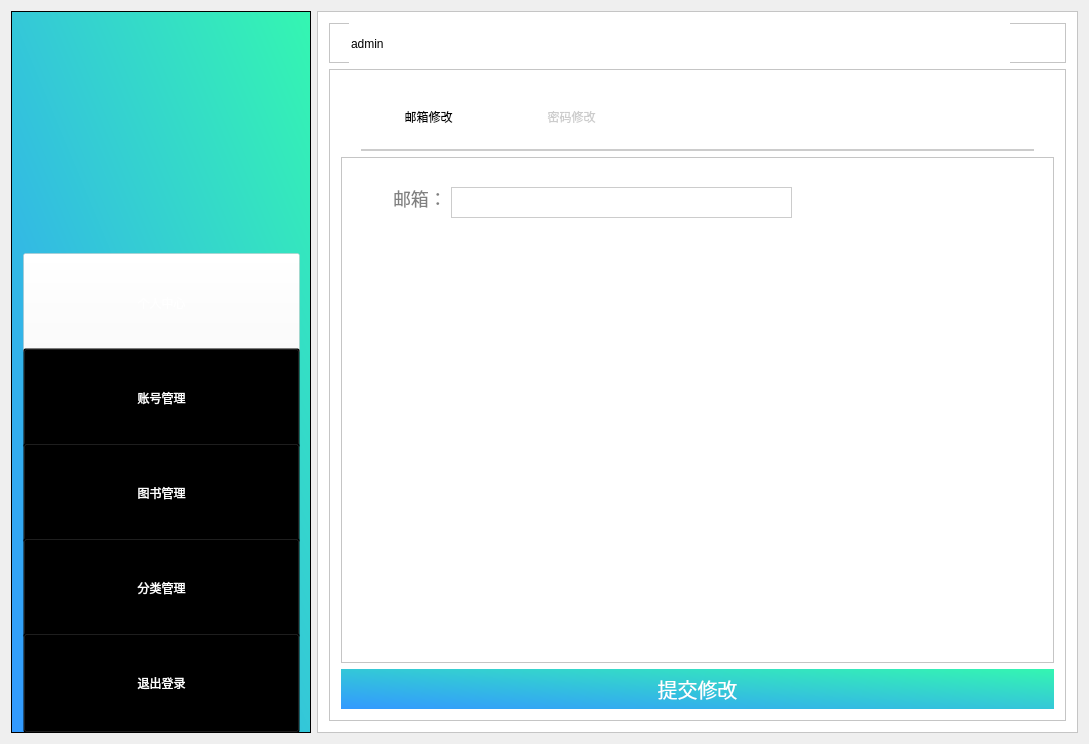
<?xml version="1.0" encoding="UTF-8"?>
<ui version="4.0">
 <class>admin_index</class>
 <widget class="QWidget" name="admin_index">
  <property name="geometry">
   <rect>
    <x>0</x>
    <y>0</y>
    <width>1089</width>
    <height>744</height>
   </rect>
  </property>
  <property name="windowTitle">
   <string>admin_index</string>
  </property>
  <layout class="QHBoxLayout" name="horizontalLayout">
   <item>
    <widget class="QFrame" name="frame">
     <property name="sizePolicy">
      <sizepolicy hsizetype="Fixed" vsizetype="Expanding">
       <horstretch>0</horstretch>
       <verstretch>0</verstretch>
      </sizepolicy>
     </property>
     <property name="minimumSize">
      <size>
       <width>300</width>
       <height>700</height>
      </size>
     </property>
     <property name="styleSheet">
      <string notr="true">
background-color: qlineargradient(spread:pad, x1:0, y1:1, x2:1, y2:0, stop:0 rgba(51, 153, 255,1), stop:1 rgba(52, 246, 177,1));</string>
     </property>
     <property name="frameShape">
      <enum>QFrame::StyledPanel</enum>
     </property>
     <property name="frameShadow">
      <enum>QFrame::Raised</enum>
     </property>
     <widget class="QFrame" name="frame_2">
      <property name="geometry">
       <rect>
        <x>70</x>
        <y>30</y>
        <width>171</width>
        <height>176</height>
       </rect>
      </property>
      <property name="minimumSize">
       <size>
        <width>0</width>
        <height>0</height>
       </size>
      </property>
      <property name="baseSize">
       <size>
        <width>0</width>
        <height>100</height>
       </size>
      </property>
      <property name="styleSheet">
       <string notr="true">image: url(:/Library/images/logo2.png);
background:transparent;</string>
      </property>
      <property name="frameShape">
       <enum>QFrame::StyledPanel</enum>
      </property>
      <property name="frameShadow">
       <enum>QFrame::Raised</enum>
      </property>
     </widget>
     <widget class="QFrame" name="frame_8">
      <property name="geometry">
       <rect>
        <x>0</x>
        <y>230</y>
        <width>301</width>
        <height>491</height>
       </rect>
      </property>
      <property name="styleSheet">
       <string notr="true">background:transparent;</string>
      </property>
      <property name="frameShape">
       <enum>QFrame::StyledPanel</enum>
      </property>
      <property name="frameShadow">
       <enum>QFrame::Raised</enum>
      </property>
      <layout class="QVBoxLayout" name="verticalLayout_6">
       <item>
        <layout class="QVBoxLayout" name="verticalLayout">
         <property name="spacing">
          <number>7</number>
         </property>
         <property name="sizeConstraint">
          <enum>QLayout::SetDefaultConstraint</enum>
         </property>
         <item>
          <widget class="QPushButton" name="btnPersonal">
           <property name="minimumSize">
            <size>
             <width>0</width>
             <height>100</height>
            </size>
           </property>
           <property name="styleSheet">
            <string notr="true">font: 12pt &quot;微软雅黑&quot;;
color:white;
background:transparent;
background-color:rgba(255,255,255,0.4);
cursor:pointer;</string>
           </property>
           <property name="text">
            <string>个人中心</string>
           </property>
          </widget>
         </item>
         <item>
          <widget class="QPushButton" name="btnSearchuser">
           <property name="minimumSize">
            <size>
             <width>0</width>
             <height>100</height>
            </size>
           </property>
           <property name="styleSheet">
            <string notr="true">font: 12pt &quot;微软雅黑&quot;;
color:white;
background:transparent;
cursor:pointer;</string>
           </property>
           <property name="text">
            <string>账号管理</string>
           </property>
          </widget>
         </item>
         <item>
          <widget class="QPushButton" name="btnSearchbook">
           <property name="minimumSize">
            <size>
             <width>0</width>
             <height>100</height>
            </size>
           </property>
           <property name="styleSheet">
            <string notr="true">font: 12pt &quot;微软雅黑&quot;;
color:white;
background:transparent;
cursor:pointer;</string>
           </property>
           <property name="text">
            <string>图书管理</string>
           </property>
          </widget>
         </item>
         <item>
          <widget class="QPushButton" name="btnClassify">
           <property name="minimumSize">
            <size>
             <width>0</width>
             <height>100</height>
            </size>
           </property>
           <property name="styleSheet">
            <string notr="true">font: 12pt &quot;微软雅黑&quot;;
color:white;
background:transparent;
cursor:pointer;</string>
           </property>
           <property name="text">
            <string>分类管理</string>
           </property>
          </widget>
         </item>
         <item>
          <widget class="QPushButton" name="btnLogout">
           <property name="minimumSize">
            <size>
             <width>0</width>
             <height>100</height>
            </size>
           </property>
           <property name="styleSheet">
            <string notr="true">font: 12pt &quot;微软雅黑&quot;;
color:white;
background:transparent;
cursor:pointer;
</string>
           </property>
           <property name="text">
            <string>退出登录</string>
           </property>
          </widget>
         </item>
        </layout>
       </item>
      </layout>
     </widget>
    </widget>
   </item>
   <item>
    <widget class="QFrame" name="frame_3">
     <property name="sizePolicy">
      <sizepolicy hsizetype="Expanding" vsizetype="Expanding">
       <horstretch>0</horstretch>
       <verstretch>0</verstretch>
      </sizepolicy>
     </property>
     <property name="styleSheet">
      <string notr="true">background:white;</string>
     </property>
     <property name="frameShape">
      <enum>QFrame::StyledPanel</enum>
     </property>
     <property name="frameShadow">
      <enum>QFrame::Raised</enum>
     </property>
     <layout class="QVBoxLayout" name="verticalLayout_3">
      <item>
       <widget class="QFrame" name="frame_4">
        <property name="sizePolicy">
         <sizepolicy hsizetype="Expanding" vsizetype="Fixed">
          <horstretch>0</horstretch>
          <verstretch>80</verstretch>
         </sizepolicy>
        </property>
        <property name="minimumSize">
         <size>
          <width>0</width>
          <height>30</height>
         </size>
        </property>
        <property name="maximumSize">
         <size>
          <width>16777215</width>
          <height>40</height>
         </size>
        </property>
        <property name="frameShape">
         <enum>QFrame::StyledPanel</enum>
        </property>
        <property name="frameShadow">
         <enum>QFrame::Raised</enum>
        </property>
        <widget class="QLineEdit" name="etSname">
         <property name="geometry">
          <rect>
           <x>20</x>
           <y>0</y>
           <width>661</width>
           <height>41</height>
          </rect>
         </property>
         <property name="sizePolicy">
          <sizepolicy hsizetype="Fixed" vsizetype="Fixed">
           <horstretch>0</horstretch>
           <verstretch>0</verstretch>
          </sizepolicy>
         </property>
         <property name="styleSheet">
          <string notr="true">font: 14pt &quot;微软雅黑&quot;;
border-width:0;
border-style:outset;</string>
         </property>
         <property name="text">
          <string>admin</string>
         </property>
        </widget>
       </widget>
      </item>
      <item>
       <widget class="QFrame" name="frame_5">
        <property name="styleSheet">
         <string notr="true">background:white;</string>
        </property>
        <property name="frameShape">
         <enum>QFrame::StyledPanel</enum>
        </property>
        <property name="frameShadow">
         <enum>QFrame::Raised</enum>
        </property>
        <layout class="QVBoxLayout" name="verticalLayout_4">
         <item>
          <widget class="QFrame" name="frame_6">
           <property name="sizePolicy">
            <sizepolicy hsizetype="Preferred" vsizetype="Maximum">
             <horstretch>0</horstretch>
             <verstretch>0</verstretch>
            </sizepolicy>
           </property>
           <property name="maximumSize">
            <size>
             <width>16777215</width>
             <height>70</height>
            </size>
           </property>
           <property name="styleSheet">
            <string notr="true">border:2px solid #cccccc;
font: 14pt &quot;微软雅黑&quot;;
border-top:0;
border-left:0;
border-right:0;
margin-left:20px;
margin-right:20px;</string>
           </property>
           <property name="frameShape">
            <enum>QFrame::StyledPanel</enum>
           </property>
           <property name="frameShadow">
            <enum>QFrame::Raised</enum>
           </property>
           <widget class="QPushButton" name="pushButton_6">
            <property name="geometry">
             <rect>
              <x>22</x>
              <y>10</y>
              <width>131</width>
              <height>51</height>
             </rect>
            </property>
            <property name="styleSheet">
             <string notr="true">border:none;
</string>
            </property>
            <property name="text">
             <string>邮箱修改</string>
            </property>
           </widget>
           <widget class="QPushButton" name="pushButton_7">
            <property name="geometry">
             <rect>
              <x>160</x>
              <y>10</y>
              <width>141</width>
              <height>51</height>
             </rect>
            </property>
            <property name="styleSheet">
             <string notr="true">border:none;
color:#CCCCCC;
font-family:&quot;微软雅黑&quot;;</string>
            </property>
            <property name="text">
             <string>密码修改</string>
            </property>
           </widget>
          </widget>
         </item>
         <item>
          <widget class="QFrame" name="frame_7">
           <property name="frameShape">
            <enum>QFrame::StyledPanel</enum>
           </property>
           <property name="frameShadow">
            <enum>QFrame::Raised</enum>
           </property>
           <widget class="QLineEdit" name="lineEdit_13">
            <property name="geometry">
             <rect>
              <x>50</x>
              <y>30</y>
              <width>61</width>
              <height>31</height>
             </rect>
            </property>
            <property name="styleSheet">
             <string notr="true">color:#808080;
border:none;
font-size:18px;
font-family:&quot;微软雅黑&quot;;
text-align:left;</string>
            </property>
            <property name="text">
             <string>邮箱：</string>
            </property>
           </widget>
           <widget class="QLineEdit" name="etNewemail">
            <property name="geometry">
             <rect>
              <x>110</x>
              <y>30</y>
              <width>341</width>
              <height>31</height>
             </rect>
            </property>
            <property name="styleSheet">
             <string notr="true">color:#808080;
border:1px solid #cccccc;
font-size:18px;
font-family:&quot;微软雅黑&quot;;
text-align:left;</string>
            </property>
           </widget>
          </widget>
         </item>
         <item>
          <widget class="QPushButton" name="btnSubmit">
           <property name="sizePolicy">
            <sizepolicy hsizetype="Expanding" vsizetype="Fixed">
             <horstretch>0</horstretch>
             <verstretch>0</verstretch>
            </sizepolicy>
           </property>
           <property name="styleSheet">
            <string notr="true">color:white;
border:none;
font-size:20px;
font-family:&quot;微软雅黑&quot;;
background-color: qlineargradient(spread:pad, x1:0, y1:1, x2:1, y2:0, stop:0 rgba(51, 153, 255,1), stop:1 rgba(52, 246, 177,1));
padding-top:5;
padding-bottom:5;</string>
           </property>
           <property name="text">
            <string>提交修改</string>
           </property>
          </widget>
         </item>
        </layout>
       </widget>
      </item>
     </layout>
    </widget>
   </item>
  </layout>
 </widget>
 <layoutdefault spacing="6" margin="11"/>
 <resources>
  <include location="library.qrc"/>
 </resources>
 <connections/>
</ui>
